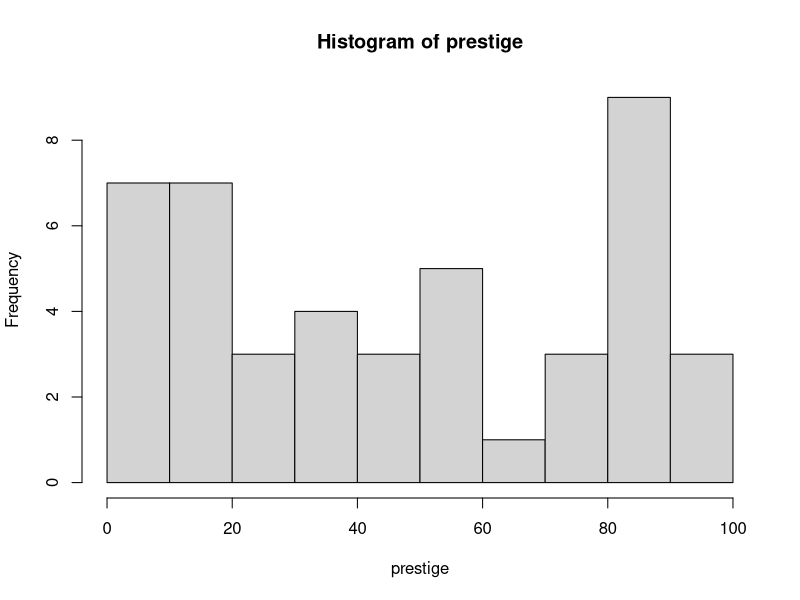
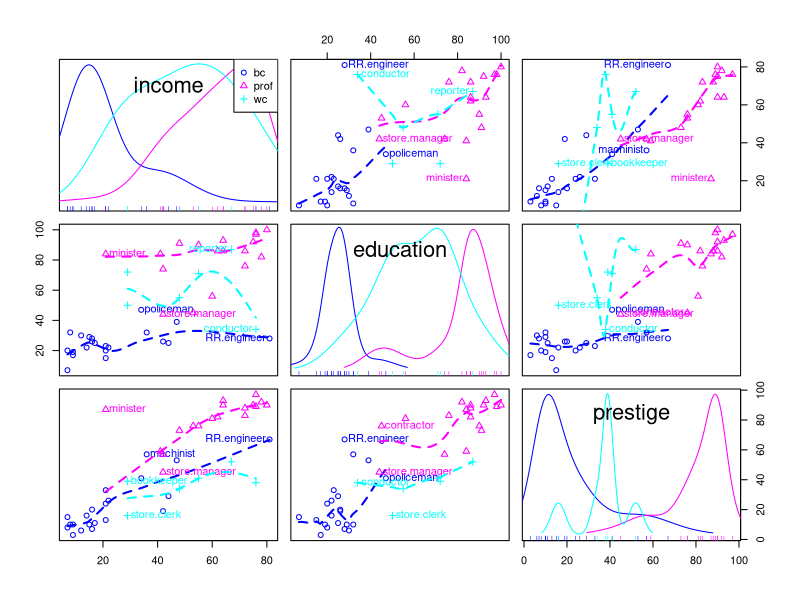
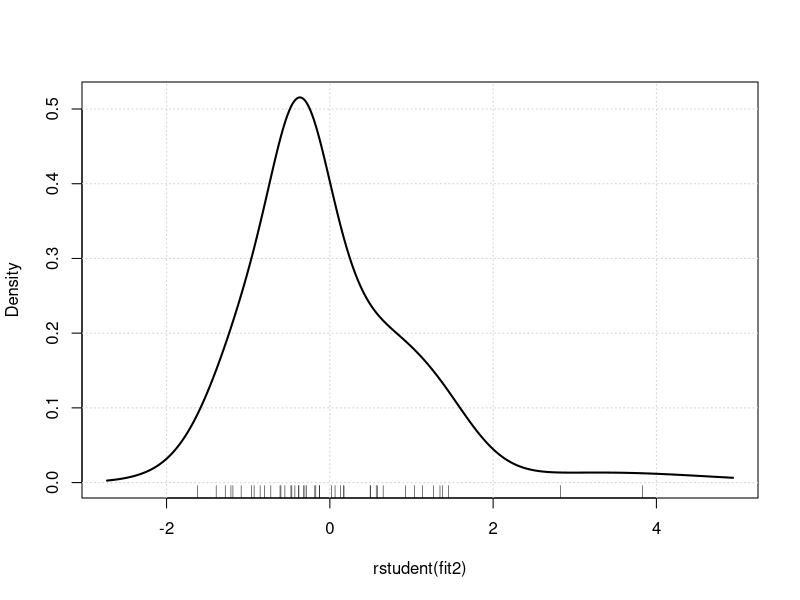
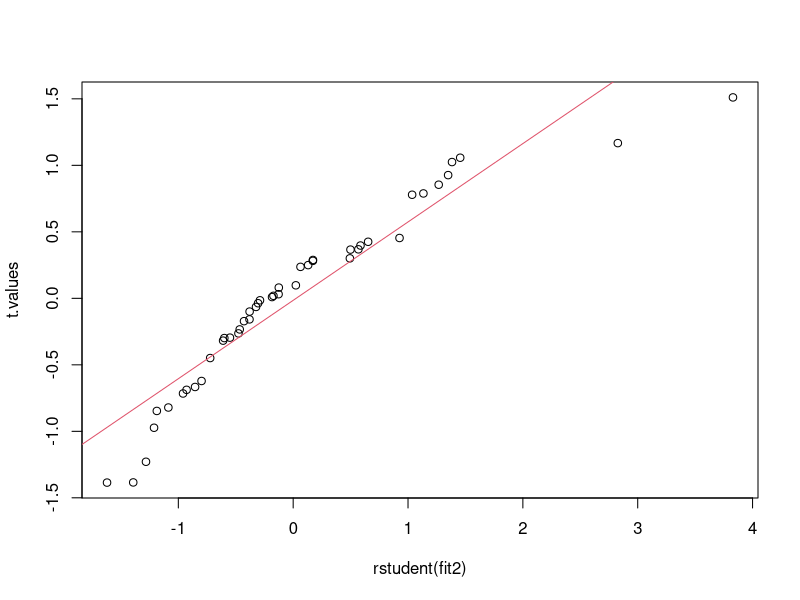
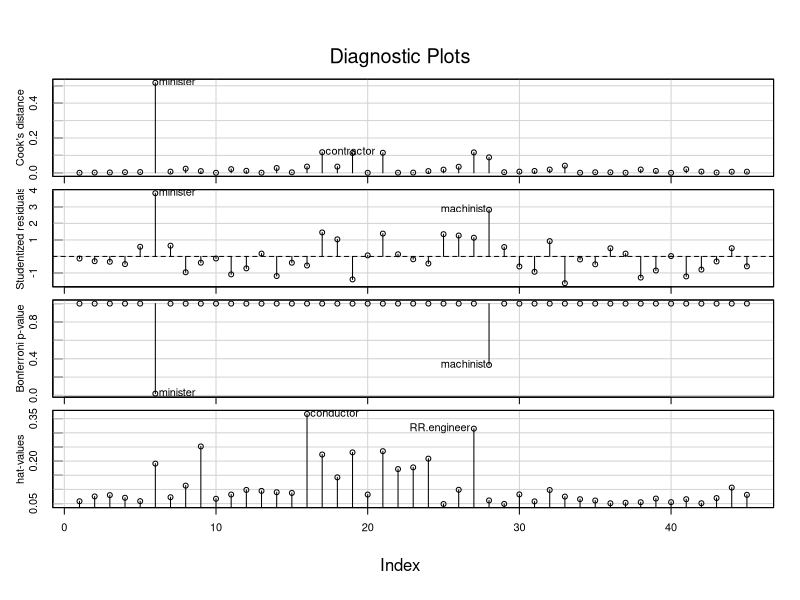
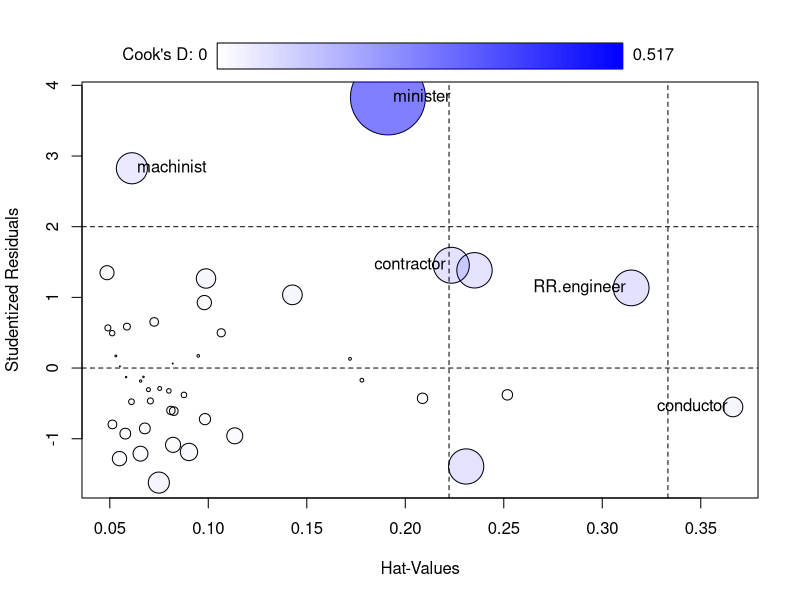
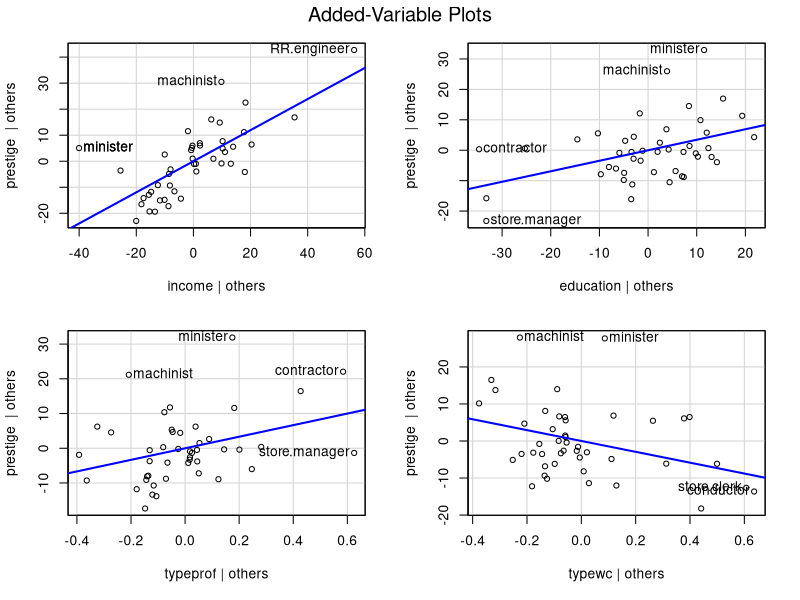
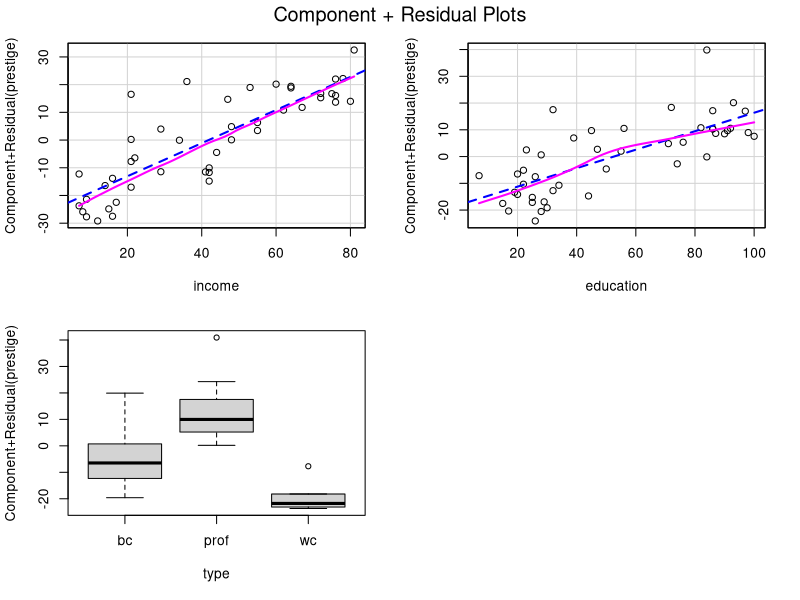

The R source for these figures, in order:
## ---- chunk 1
knitr::opts_chunk$set(echo = TRUE)
## ---- chunk 2
library("car") # load car and carData packages
head(Duncan, n=10)
n<-dim(Duncan)[1]
## ---- chunk 3
summary(Duncan)
## ---- chunk 4
with(Duncan, hist(prestige))
## ---- chunk 5
scatterplotMatrix(~ income + education + prestige | type, data=Duncan, id=TRUE,
    regLine=FALSE, smooth=list(spread=FALSE))

## ---- chunk 6
fit1<-lm(prestige~income+education, data = Duncan)
summary(fit1)
## ---- chunk 7
fit2<-lm(prestige~income+education+type, data = Duncan)
#summary(fit2)
anova(fit1, fit2)
## ---- chunk 8
p<-5
n<-dim(Duncan)[1]
densityPlot(rstudent(fit2))
set.seed(1)
t.values<-rt(n, df=n-1-p)
qqplot(rstudent(fit2), t.values) #compare distributions other than normal dist
abline(lm(sort(t.values)~sort(rstudent(fit2))), col=2)
## ---- chunk 9
outlierTest(fit2)
influenceIndexPlot(fit2)
influencePlot(fit2, id.method="identify")
avPlots(fit2)
## ---- chunk 10
Duncan.r<-Duncan[!(row.names(Duncan) %in% c("minister","contractor")),]
fit2.r<-lm(prestige~income+education+type, data = Duncan.r)
compareCoefs(fit2, fit2.r)
## ---- chunk 11
crPlots(fit2)
## ---- chunk 12
ncvTest(fit2)
